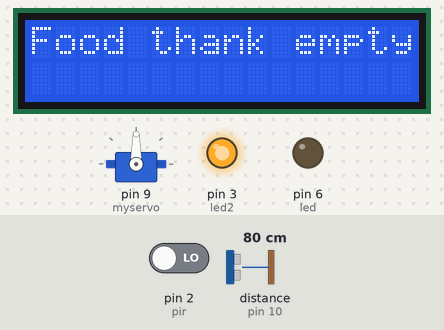
The sketch below on a simulated Arduino Uno, built with avr-gcc and run on an emulated ATmega328P. Shown: 16×2 character LCD, servo, output pins drawn as LEDs (lit = HIGH). Wiring (inferred from the names in the program): ultrasonic range finder: trigger pin 12; echo pin 10. The inputs (shaded band) are chosen by the test bench; at power-on: distance to the obstacle (sensor on pin 10) 80 cm, pin 2 (pir) LOW. The echo pulse lasts 58.3 µs per cm; pins used as bus, display or sensor lines are not drawn; what the sketch prints to the serial monitor is not drawn.

Above: at 1.2 s.
1.3 s: distance to the obstacle (sensor on pin 10) set to 4 cm
At 1.8 s:
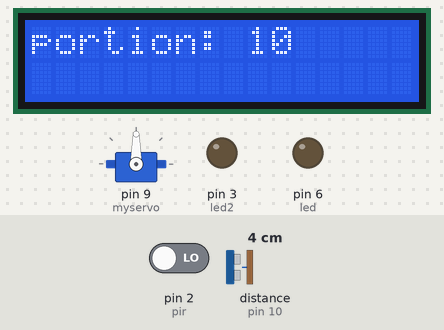
4.3 s: pin 2 (pir) driven HIGH
At 5.1 s:
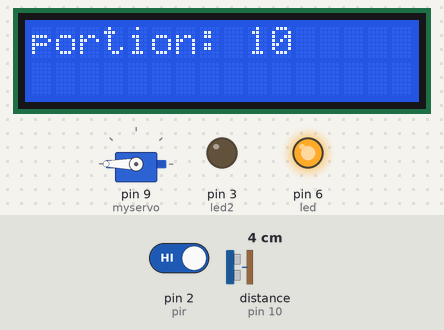
7.3 s: distance to the obstacle (sensor on pin 10) set to 2 cm
10.3 s: distance to the obstacle (sensor on pin 10) set to 9 cm
At 11.3 s:
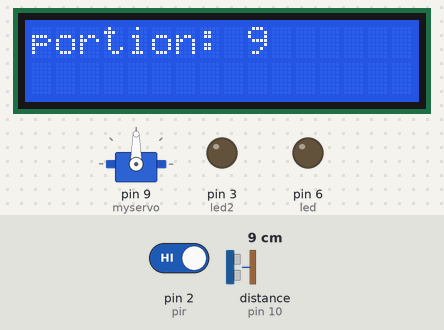
13.3 s: distance to the obstacle (sensor on pin 10) set to 18 cm
At 13.7 s:
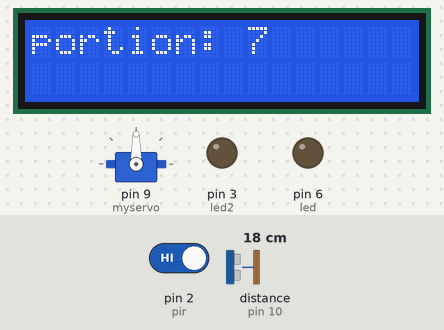
16.3 s: distance to the obstacle (sensor on pin 10) set to 51 cm
At 17.2 s:
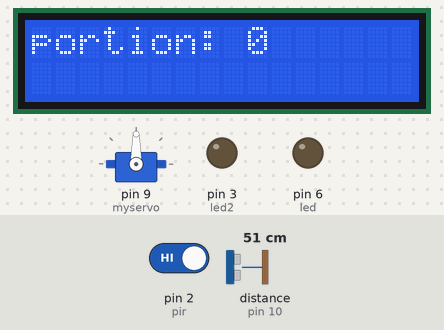
17.8 s: distance to the obstacle (sensor on pin 10) set to 61 cm
At 27.1 s:
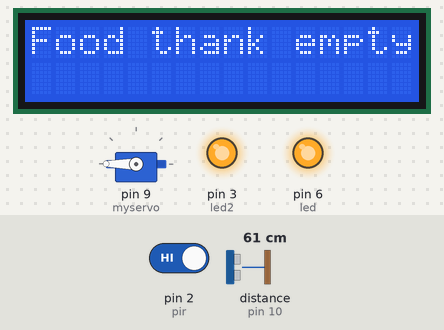
Timing chart, 0 to 28.8 s (numbered marks = the images above; inputs shaded):
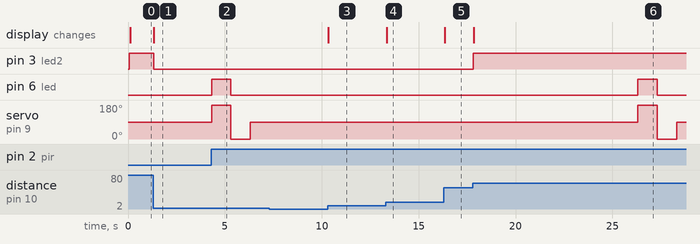

Measured:
- the behaviour switches between 55 and 56 cm on distance to the obstacle (sensor on pin 10) (found by bisection; images 5 and 6)
- after the input at 1.3 s, pin 3 (led2): HIGH → LOW at once; the display: changes at once (image 1)
- after the input at 4.3 s, pin 6 (led): LOW → HIGH at once, → LOW 1.0 s later; servo on pin 9 (myservo): 90° → 180° at once, → 0° 1.0 s later, → 90° 1.0 s later
- after the input at 7.3 s, every drawn part: stays the same
- after the input at 10.3 s, the display: changes at once (image 3)
- after the input at 13.3 s, the display: changes after 0.05 s (image 4)
- after the input at 16.3 s, the display: changes at once (image 5)
- after the input at 17.8 s, pin 3 (led2): LOW → HIGH at once; the display: changes after 0.05 s (image 6)

The sketch:

EX_3.ino
```cpp
#include <Adafruit_LiquidCrystal.h>
#include <IRremote.h>
#include <Servo.h>
#include <LiquidCrystal_I2C.h>


//lcd
LiquidCrystal_I2C lcd_1(0x27, 16, 2);
int portion= 10;
//

int RECV_PIN = 11;
IRrecv irrecv(RECV_PIN);
decode_results results;  // Create a variable to store the results of IR decoding
int onePress = 0;
long duration;
int distance;
const int trigPin = 12;
const int echoPin = 10;

Servo myservo;
int led = 6;
int led2 = 3;

int pir = 2;
int isOpen = 0;
int feedingAllowed = 1;
unsigned long Feeds = 0;
unsigned long lastFeed = 0;


void setup()
{

  //lcd

  lcd_1.begin(16, 2);
  lcd_1.setBacklight(1);

//
  irrecv.enableIRIn(); // Start the receiver

  pinMode(pir, INPUT);
  pinMode(led, OUTPUT);
  pinMode(led2, OUTPUT);

  myservo.attach(9);
  Serial.begin(9600);
  myservo.write(90); // move the servo motor to position 100 to demonstrate open motion
  pinMode(trigPin, OUTPUT); // Sets the trigPin as an Output
  pinMode(echoPin, INPUT); // Sets the echoPin as an Input

}

void loop(){
      // Clears the trigPin
  digitalWrite(trigPin, LOW);
  delayMicroseconds(2);
  // Sets the trigPin on HIGH state for 10 micro seconds
  digitalWrite(trigPin, HIGH);
  delayMicroseconds(10);
  digitalWrite(trigPin, LOW);
  // Reads the echoPin, returns the sound wave travel time in microseconds
  duration = pulseIn(echoPin, HIGH);
  // Calculating the distance
  distance = duration * 0.034 / 2;
  lcd_1.setCursor(0, 0); // Sets the location at which subsequent text written to the LCD will be displayed

  int portion =10 - (round(distance)/5);
  if(portion<0){
    portion = 0;
    digitalWrite(led2, HIGH);
    lcd_1.clear();
    lcd_1.print("Food thank empty.Refill"); // Prints string "portion" on the LCD
  }
  else{
    lcd_1.clear();
    lcd_1.print("portion: "); // Prints string "portion" on the LCD
    lcd_1.print(portion); // Prints the distance value from the sensor
    digitalWrite(led2, LOW);
  }


   int val = digitalRead(pir);

    if ( millis() - lastFeed > 20000)
  {

   	   feedingAllowed=1;
       results.value = 0;
       onePress=0;


  }

    if (irrecv.decode(&results)) {
      // Process IR remote button press
      if(&results.value!=0){
        onePress = 1;
        Serial.println("Button pressed!");
        results.value = 0;
      }

      irrecv.resume();
    }


  if ((val == HIGH)&&feedingAllowed==1)
    {
       isOpen=1;
       Serial.println("motion detected!");

    }


  if ((isOpen==1||onePress == 1)&& feedingAllowed==1){  // If the number 1 button is pressed
    digitalWrite(led, HIGH); // turn on the LED
    myservo.write(180); // move the servo motor to position 100 to demonstrate open motion
    isOpen = 1; // set flag to indicate servo is open
    delay(1000); // wait for 5 seconds
    digitalWrite(led, LOW); // turn off the LED
    myservo.write(0); // move the servo motor back to position 0 to close it
    delay(1000); // wait for 5 seconds
    myservo.write(90); // move the servo motor back to position 0 to close it
    isOpen = 0; // set flag to indicate servo is closed
    onePress = 0; // reset the button press variable
    feedingAllowed=0;
    Feeds++;
    Serial.print("Feeds : ");
    Serial.println(Feeds);
    lastFeed = millis();
    Serial.print("last Feed : ");
    Serial.println(lastFeed );


  }

  delay(10);


}
```
